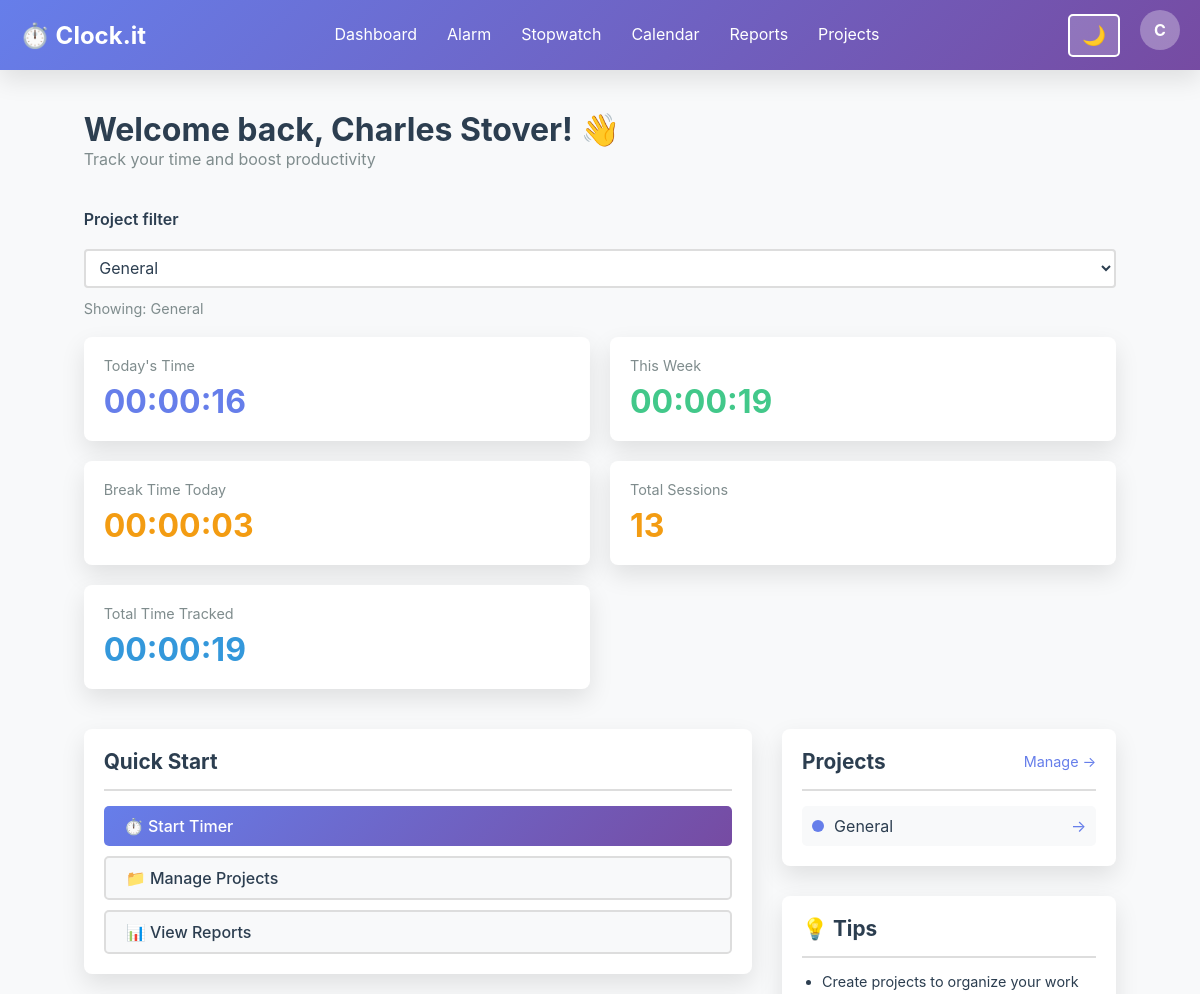
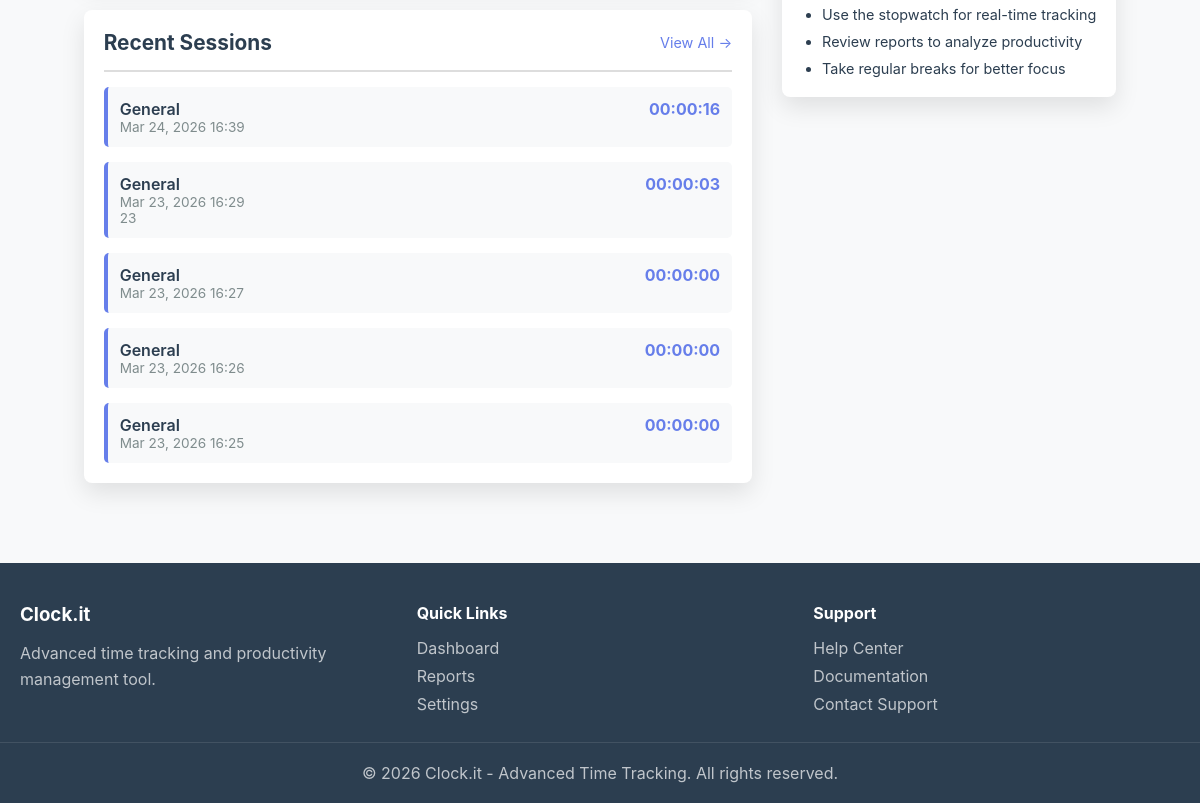
/dashboard.php?project_id=9 (signed in), run on the app's committed database (2 pictures, top to bottom).
### tables this page shows
CREATE TABLE users (
                id INTEGER PRIMARY KEY AUTOINCREMENT,
                email TEXT UNIQUE NOT NULL,
                password_hash TEXT NOT NULL,
                full_name TEXT,
                created_at DATETIME DEFAULT CURRENT_TIMESTAMP,
                updated_at DATETIME DEFAULT CURRENT_TIMESTAMP,
                is_admin INTEGER DEFAULT 0,
                theme TEXT DEFAULT 'light',
                notifications_enabled INTEGER DEFAULT 1
            );

CREATE TABLE projects (
                id INTEGER PRIMARY KEY AUTOINCREMENT,
                user_id INTEGER NOT NULL,
                name TEXT NOT NULL,
                description TEXT,
                color TEXT DEFAULT '#667eea',
                is_active INTEGER DEFAULT 1,
                created_at DATETIME DEFAULT CURRENT_TIMESTAMP,
                FOREIGN KEY(user_id) REFERENCES users(id) ON DELETE CASCADE
            );

### dashboard.php (the view, shortened to what the rows shown need)
<?php
require_once 'config/init.php';
$user = getCurrentUser();
$userId = $_SESSION['user_id'];
$db = Database::getInstance();
$projects = $db->fetchAll(
    "SELECT * FROM projects WHERE user_id = ? AND is_active = 1 ORDER BY name",
    [$userId]
);
$projectId = isset($_GET['project_id']) ? intval($_GET['project_id']) : 0;
$selectedProjectName = 'All Projects';
if ($projectId > 0) {
    $selectedProject = $db->fetch(
        "SELECT id, name FROM projects WHERE user_id = ? AND id = ?",
        [$userId, $projectId]
    );
    if ($selectedProject) {
        $selectedProjectName = htmlspecialchars($selectedProject['name']);
    } else {
        $projectId = 0;
    }
}
$userName = $user && $user['full_name'] ? htmlspecialchars($user['full_name']) : (isset($user['email']) ? explode('@', $user['email'])[0] : 'User');
?>
<?php HTMLHelper::renderHeader('Dashboard', $user); ?>
<body class="<?php echo $user['theme'] === 'dark' ? 'dark-theme' : 'light-theme'; ?>">
    <?php HTMLHelper::renderNavigation('dashboard', $user); ?>
    <div class="container">
        <div style="margin-bottom: 40px;">
            <h1>Welcome back, <?php echo $userName; ?>! 👋</h1>
            <p class="text-muted">Track your time and boost productivity</p>
        </div>
        <form method="get" style="margin-bottom: 20px; display: flex; gap: 12px; align-items: center; flex-wrap: wrap;">
            <label for="project_filter" style="font-weight: 600;">Project filter</label>
            <select id="project_filter" name="project_id" onchange="this.form.submit()" style="padding: 0.4rem 0.6rem; border-radius: 4px;">
                <?php foreach ($projects as $project): ?>
                    <option value="<?php echo $project['id']; ?>" <?php echo ($projectId > 0 && $projectId == $project['id']) ? 'selected' : ''; ?>><?php echo htmlspecialchars($project['name']); ?></option>
                <?php endforeach; ?>
            </select>
            <span class="text-muted" style="font-size: 0.9rem;">Showing: <?php echo $selectedProjectName; ?></span>
        </form>
        <div style="display: grid; grid-template-columns: 2fr 1fr; gap: 30px; margin-bottom: 40px;">
            <div>
                <div class="card mb-30">
                    <div class="card-body">
                        <?php if (empty($projects)): ?>
                            <p class="text-muted" style="text-align: center; padding: 20px 0;">No projects yet</p>
                        <?php else: ?>
                            <div style="display: flex; flex-direction: column; gap: 10px;">
                                <?php foreach (array_slice($projects, 0, 5) as $project): ?>
                                    <div style="padding: 10px; border-radius: 5px; background: var(--bg-secondary); display: flex; justify-content: space-between; align-items: center;">
                                        <div style="display: flex; align-items: center; gap: 10px;">
                                            <div style="width: 12px; height: 12px; border-radius: 50%; background: <?php echo htmlspecialchars($project['color']); ?>;"></div>
                                            <span><?php echo htmlspecialchars($project['name']); ?></span>
                                        </div>
                                        <a href="projects.php?id=<?php echo $project['id']; ?>" class="text-primary" style="text-decoration: none;">→</a>
                                    </div>
                                <?php endforeach; ?>
                            </div>
                        <?php endif; ?>
                    </div>
                </div>
            </div>
        </div>
    </div>
    <?php HTMLHelper::renderFooter(); ?>
</body>
</html>

### config/html-helper.php (shortened to what the rows shown need)
<?php
class HTMLHelper {
    public static function renderHeader($title, $user = null) {
        $theme = $user && isset($user['theme']) ? $user['theme'] : 'light';
        $baseUrl = defined('BASE_URL') ? BASE_URL : '';
        echo <<<HTML
<!DOCTYPE html>
<html lang="en" data-theme="$theme" data-base-url="$baseUrl">
<head>
    <meta charset="UTF-8">
    <meta name="viewport" content="width=device-width, initial-scale=1.0">
    <meta http-equiv="X-UA-Compatible" content="IE=edge">
    <title>$title - Clock.it</title>
    <link rel="stylesheet" href="{$baseUrl}/assets/css/style.css">
    <link rel="stylesheet" href="{$baseUrl}/assets/css/responsive.css">
    <link rel="stylesheet" href="{$baseUrl}/assets/css/dark-mode.css">
</head>
<body class="$theme-theme">
HTML;
    }
    public static function renderNavigation($currentPage = '', $user = null) {
        $baseUrl = defined('BASE_URL') ? BASE_URL : '';
        $userEmail = $user ? htmlspecialchars($user['email']) : '';
        $userName = $user && $user['full_name'] ? htmlspecialchars($user['full_name']) : explode('@', $userEmail)[0];
        $userInitial = !empty($userName) ? $userName[0] : '?';
        echo <<<HTML
<nav class="navbar">
    <div class="navbar-container">
        <div class="navbar-brand">
            <a href="{$baseUrl}/dashboard.php" class="brand-logo">⏱️ Clock.it</a>
        </div>
        <ul class="navbar-menu" id="navMenu">
            <li><a href="{$baseUrl}/dashboard.php" class="nav-link $(currentPage === 'dashboard' ? 'active' : '')">Dashboard</a></li>
            <li><a href="{$baseUrl}/alarm.php" class="nav-link $(currentPage === 'alarm' ? 'active' : '')">Alarm</a></li>
            <li><a href="{$baseUrl}/stopwatch.php" class="nav-link $(currentPage === 'stopwatch' ? 'active' : '')">Stopwatch</a></li>
            <li><a href="{$baseUrl}/calendar.php" class="nav-link $(currentPage === 'calendar' ? 'active' : '')">Calendar</a></li>
            <li><a href="{$baseUrl}/reports.php" class="nav-link $(currentPage === 'reports' ? 'active' : '')">Reports</a></li>
            <li><a href="{$baseUrl}/projects.php" class="nav-link $(currentPage === 'projects' ? 'active' : '')">Projects</a></li>
HTML;
        echo <<<HTML
        </ul>
        <div class="navbar-end">
            <button id="themeToggle" class="theme-toggle" title="Toggle dark/light mode">
                <span id="themeIcon">🌙</span>
            </button>
            <div class="user-menu">
                <div class="user-avatar">$userInitial</div>
                <div class="user-dropdown">
                    <div class="user-info">
                        <div class="user-name">$userName</div>
                        <div class="user-email">$userEmail</div>
                    </div>
                    <hr>
                    <a href="{$baseUrl}/profile.php" class="dropdown-item">👤 Profile</a>
                    <a href="{$baseUrl}/settings.php" class="dropdown-item">⚙️ Settings</a>
                    <hr>
                    <a href="{$baseUrl}/logout.php" class="dropdown-item logout">🚪 Logout</a>
                </div>
            </div>
        </div>
        <button id="menuToggle" class="menu-toggle">☰</button>
    </div>
</nav>
HTML;
    }
    public static function renderFooter() {
        $year = date('Y');
        $baseUrl = defined('BASE_URL') ? BASE_URL : '';
        echo <<<HTML
<footer class="footer">
    <div class="footer-container">
        <div class="footer-section">
            <h3>Clock.it</h3>
            <p>Advanced time tracking and productivity management tool.</p>
        </div>
        <div class="footer-section">
            <h4>Quick Links</h4>
            <ul>
                <li><a href="{$baseUrl}/dashboard.php">Dashboard</a></li>
                <li><a href="{$baseUrl}/reports.php">Reports</a></li>
                <li><a href="{$baseUrl}/settings.php">Settings</a></li>
            </ul>
        </div>
        <div class="footer-section">
            <h4>Support</h4>
            <ul>
                <li><a href="{$baseUrl}/help.php">Help Center</a></li>
                <li><a href="{$baseUrl}/docs.php">Documentation</a></li>
                <li><a href="mailto:support@clock-it.local">Contact Support</a></li>
            </ul>
        </div>
    </div>
    <div class="footer-bottom">
        <p>&copy; $year Clock.it - Advanced Time Tracking. All rights reserved.</p>
    </div>
</footer>
<script>
    window.APP_BASE_URL = window.APP_BASE_URL || document.documentElement.dataset.baseUrl || '';
</script>
<script src="{$baseUrl}/assets/js/main.js"></script>
<script src="{$baseUrl}/assets/js/theme.js"></script>
</body>
</html>
HTML;
    }
}
?>

### data on the page
users: full_name "C", full_name "Charles Stover"
projects: name "General"

### other printed values
formatDuration($todayTotal) "00:00:16"
formatDuration($weekTotal) "00:00:19"
formatDuration($todayBreakTotal) "00:00:03"
$totalSessions['count'] "13"
formatDuration($totalSessions['total'] ?? 0) "00:00:19"
$session['project_name'] "General"
formatDateTime($session['start_time']) "Mar 24, 2026 16:39"
formatDuration($sessDur ?? 0) "00:00:16"
formatDateTime($session['start_time']) "Mar 23, 2026 16:29"
$session['description'] "23"
formatDuration($sessDur ?? 0) "00:00:03"
formatDateTime($session['start_time']) "Mar 23, 2026 16:27"
formatDuration($sessDur ?? 0) "00:00:00"
formatDateTime($session['start_time']) "Mar 23, 2026 16:26"
formatDateTime($session['start_time']) "Mar 23, 2026 16:25"
